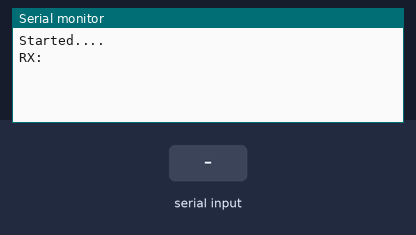
The sketch below on a simulated Arduino Uno, built with avr-gcc and run on an emulated ATmega328P. Parts: the last lines printed to the serial monitor. The test bench sets the inputs (shaded band).

Above: at 1.2 s.
1.3 s: "1\n" received over Serial
At 1.8 s:
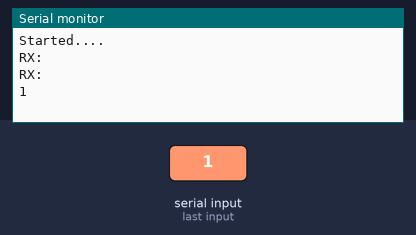
2.8 s: "0\n" received over Serial
At 3.6 s:
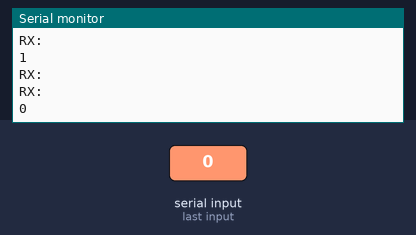
4.3 s: "2\n" received over Serial
At 5.1 s:
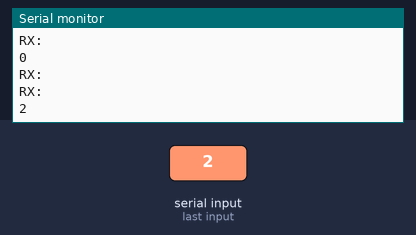

The sketch:

Data_Aggregation_Node.ino
```cpp
#include <Wire.h>
#include <SoftwareSerial.h>


SoftwareSerial Xbee(15,16);

void setup()
{
  Xbee.begin(2400);
  Serial.begin(2400);
  Serial.println("Started....");

}

void loop()
{

    String receivedData = Serial.readStringUntil('\n');  // Read until newline
    Serial.println("RX: \n" + receivedData);  // Optional: still log to Serial
    Xbee.println(receivedData);
}
```

Measured:
- after the input at 1.3 s, the serial monitor: prints a new line at once (image 1)
- after the input at 2.8 s, the serial monitor: prints a new line at once (image 2)
- after the input at 4.3 s, the serial monitor: prints a new line at once (image 3)
